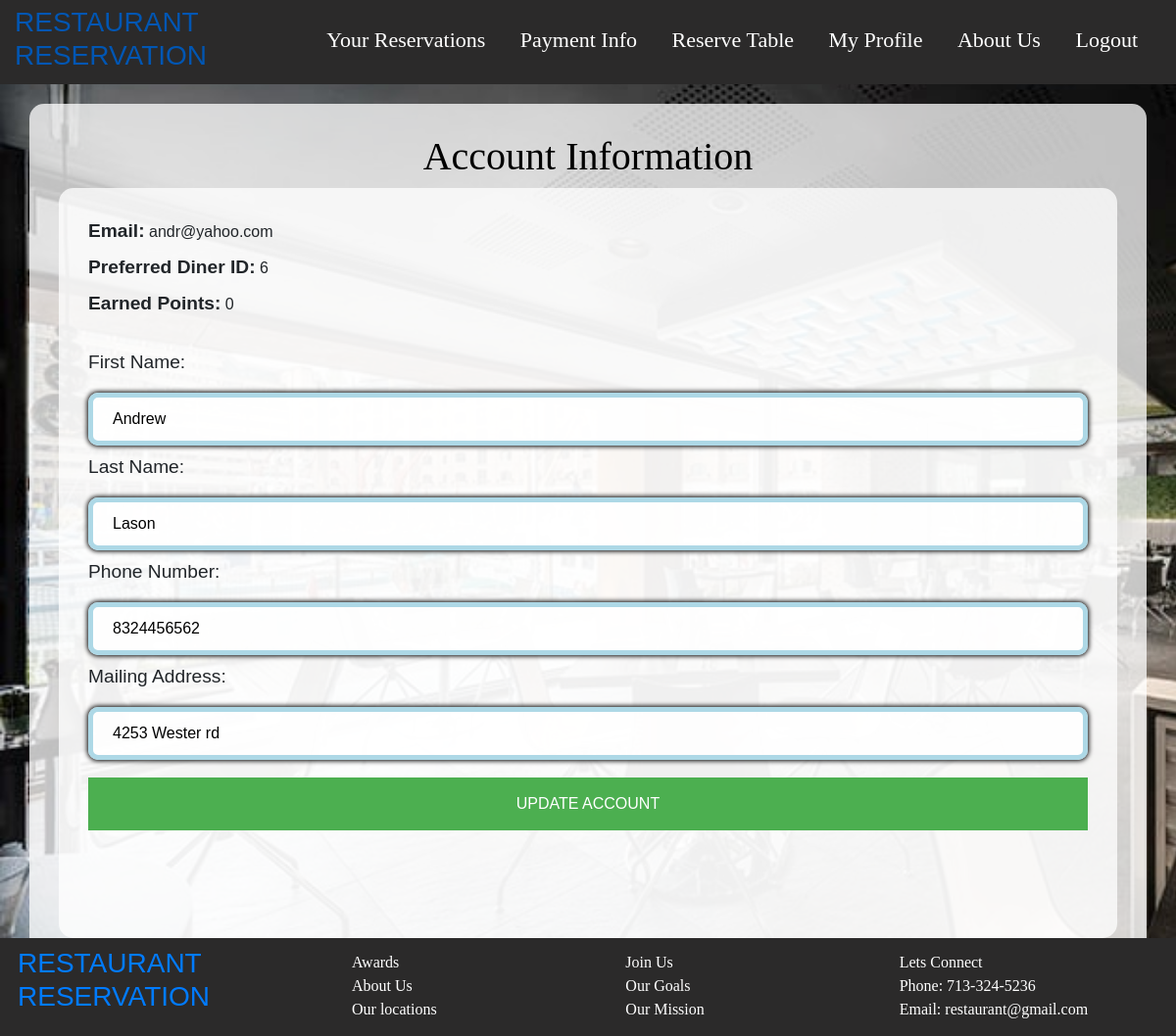
Screenshot of /myaccount (signed in) with the database file from the repository.
### RESERVATIONS/models.py (models this page shows, shortened)
class User(db.Model, UserMixin):
    id = db.Column(db.Integer, primary_key=True)
    user_fname = db.Column(db.String(20), nullable=False)
    user_lname = db.Column(db.String(20), nullable=False)
    email = db.Column(db.String(120), unique=True, nullable=False)
    phone = db.Column(db.Integer)
    mailing_add = db.Column(db.String(100), nullable=False)
    earned_pts = db.Column(db.Integer, default=0)
    password = db.Column(db.String(60), nullable=False)
    reservations = db.relationship('Reservation')
    creditcards = db.relationship('Creditcard')

### RESERVATIONS/views.py (the view, shortened to what this page needs)
@views.route("/myaccount", methods=['GET', 'POST'])
@login_required
def account():
    user = User.query.get(current_user.id)
    if request.method == 'GET':
        if user:
            user_email = user.email
            user_diner_id = current_user.id
            user_earned_pts = user.earned_pts
            user_firstname = user.user_fname
            user_lastname = user.user_lname
            user_phone = user.phone
            user_mailadd = user.mailing_add
    return render_template("myaccount.html", user=current_user, email=user_email, diner_id=user_diner_id,
                           earned_pts=user_earned_pts, first_name=user_firstname, last_name=user_lastname,
                           phone=user_phone, mail_address=user_mailadd)

### RESERVATIONS/__init__.py (called while the page is built)
def create_app():
    app = Flask(__name__)
    app.config['SECRET_KEY'] = 'fc2c5762da84768ed6248d780c1869b7'
    app.config['SQLALCHEMY_DATABASE_URI'] = 'sqlite:///site.db'
    db.init_app(app)
    from .views import views
    from .auth import auth
    app.register_blueprint(views, url_prefix='/')
    app.register_blueprint(auth, url_prefix='/')
    from .models import User, Reservation, Creditcard, Tables
    create_database(app)
    login_manager = LoginManager()
    login_manager.login_view = 'auth.login'
    login_manager.init_app(app)
    @login_manager.user_loader
    def load_user(id):
        return User.query.get(int(id))
    return app

### RESERVATIONS/Templates/myaccount.html (shortened to what this page needs)
{% extends "basepage.html" %}
{% block content%}
<head>
<link rel="stylesheet" type="text/css" href="../static/Styles/styling.css">
</head>
<form method = "POST">
<body>
    <center> <h1 style="color: black; font-family: Yeseva One;">Account Information</h1> </center>
        <div class="container">
            <label  style="font-size:larger" style="color:rgb(0, 0, 0)" for="email"><b>Email: </b></label>
            {{email}}
            <br>
            <label  style="font-size:larger" style="color:rgb(0, 0, 0)" for="diner_id"><b>Preferred Diner ID: </b></label>
            {{diner_id}}
            <br>
            <label  style="font-size:larger" style="color:rgb(0, 0, 0)" for="earned_points"><b>Earned Points: </b></label>
            {{earned_pts}}
            <br>
            <br>
            <label style="font-size:larger" style="color:rgb(0, 0, 0)" for="firstname">First Name: </label>
                <input
                    type="text"
                    id ="firstname"
                    name="firstname"
                    placeholder="Enter first name"
                    maxlength = "50"
                    value = "{{first_name}}"
                    required
                >
               <label style="font-size:larger" style="color:rgb(0, 0, 0)" for="lastname">Last Name: </label>
                <input
                    type="text"
                    id ="lastname"
                    name="lastname"
                    placeholder="Enter last name"
                    maxlength = "50"
                    value = "{{last_name}}"
                    required
                >
                <label  style="font-size:larger" style="color:rgb(0, 0, 0)" for="phone">Phone Number: </label>
                <input
                    type="tel"
                    id="phone"
                    name="phone"
                    placeholder="Enter phone number"
                    value = "{{phone}}"
                >
                <label  style="font-size:larger" style="color:rgb(0, 0, 0)" for="mail_address">Mailing Address: </label>
                <input
                    type="text"
                    id="mail_address"
                    name="mail_address"
                    placeholder="Enter mailing address"
                    value = "{{mail_address}}"
                    required
                >
               <br>
               <button type="submit">UPDATE ACCOUNT</button> <br>
        </div>
</body>
</form>
{% endblock %}

### RESERVATIONS/static/Styles/styling.css (style rules this page uses)
body { font-family: Calibri, Helvetica, sans-serif; background-color: lightblue; margin: 0; padding: 20; background-image: url("../images/restimage.jpg"); background-repeat: no-repeat; background-size: cover; }
button { background-color: #4CAF50; width: 100%; color: white; padding: 15px; margin: 10px 0px; border: none; cursor: pointer; }
input[type=text],input[type=email], input[type=date], input[type=number], input[type=time], input[type=tel], input[type=password], input[type=month] { width: 100%; margin: 8px 0; padding: 10px 20px; box-shadow: 0 0 5px 1px; border-radius: 10px; display: inline-block; border: 5px solid lightblue; box-sizing: border-box; background-color: rgba(255, 255, 255, 0.9); }
.container { height:auto; width: auto; margin: auto; padding: 30px; padding-bottom: 100px; background: rgba(255, 255, 255, 0.75); border-radius: 15px ; }

### rows the page displays
User: email "andr@yahoo.com", firstname "Andrew", lastname "Lason", phone "8324456562", mail_address "4253 Wester rd"

### other values shown
{{ diner_id }} "6"
{{ earned_pts }} "0"
